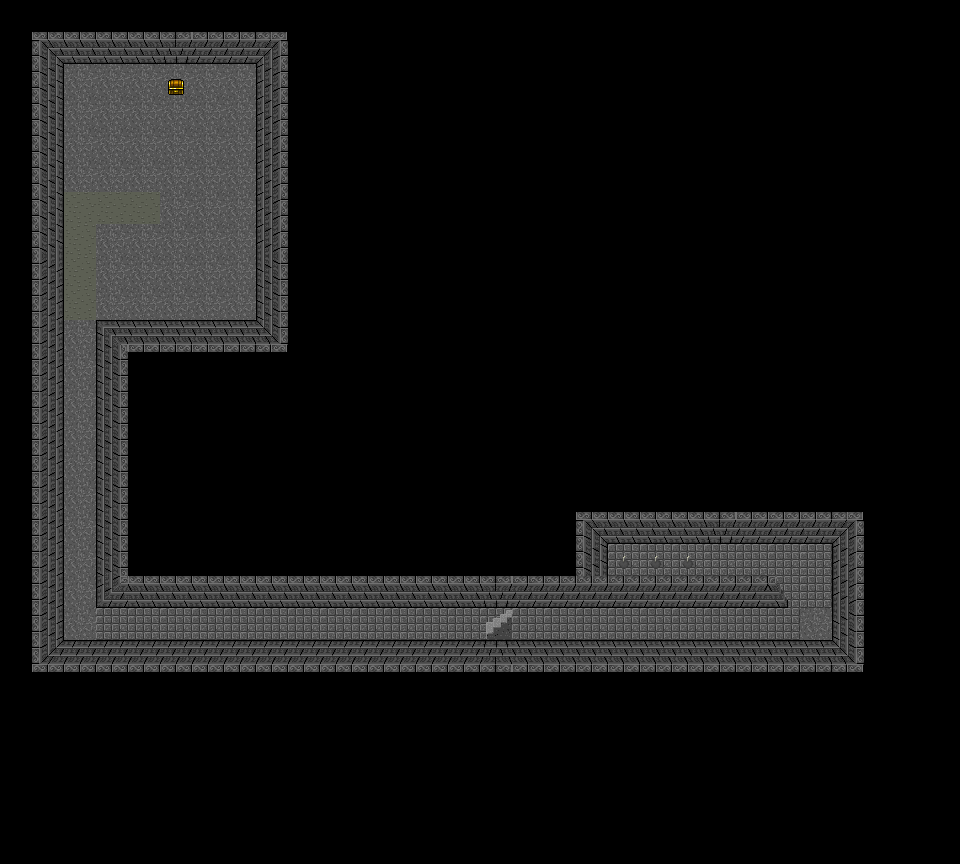

Rendered tile map (Tiled .tmx) drawn with the repository's tilesets; below, a short description and the map source with its tile grids summarised:
An orthogonal 30x27 tile map with 32x32 px tiles, 6 tile layers (static, enemies, warps, obstacles, ...), 1 hidden layer not drawn.

<map version="1.0" tiledversion="1.1.2" orientation="orthogonal" renderorder="right-down" width="30" height="27" tilewidth="32" tileheight="32" infinite="0" nextobjectid="1">
 <tileset firstgid="1" source="underworld_load-atlas-32x32.tsx" />
 <layer name="static" width="30" height="27">
  <data>[810 cells, 197 non-empty, 16 distinct tile ids]</data>
 </layer>
 <layer name="enemies" width="30" height="27">
  <data>[810 cells, 1 non-empty, 1 distinct tile ids]</data>
 </layer>
 <layer name="warps" width="30" height="27">
  <data>[810 cells, 1 non-empty, 1 distinct tile ids]</data>
 </layer>
 <layer name="decor" width="30" height="27" visible="0">
  <data>[810 cells, 0 non-empty, 0 distinct tile ids]</data>
 </layer>
 <layer name="obstacles" width="30" height="27">
  <data>[810 cells, 1 non-empty, 1 distinct tile ids]</data>
 </layer>
 <layer name="items" width="30" height="27">
  <data>[810 cells, 3 non-empty, 1 distinct tile ids]</data>
 </layer>
 <layer name="chests" width="30" height="27">
  <data>[810 cells, 0 non-empty, 0 distinct tile ids]</data>
 </layer>
</map>